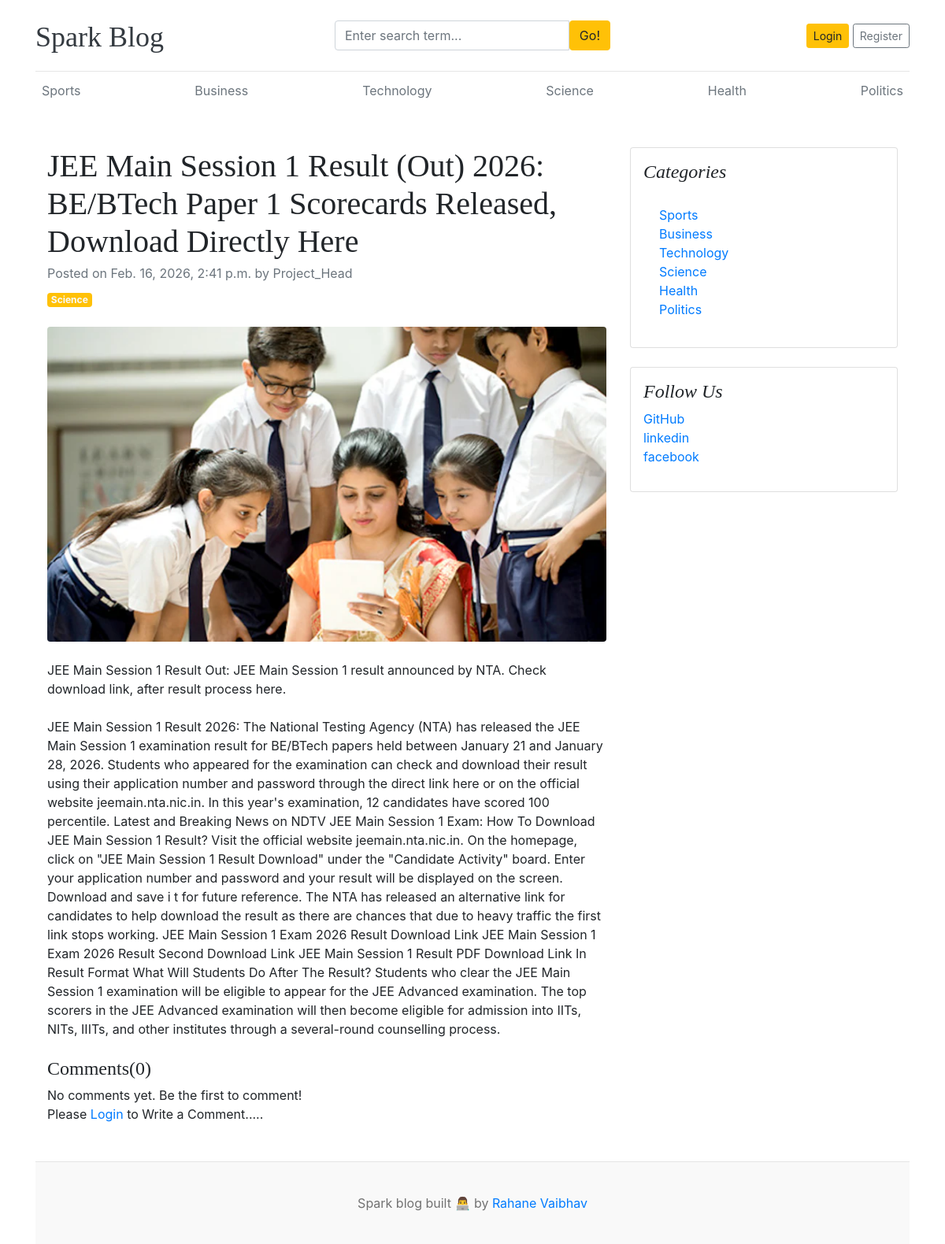
Screenshot of /blogs/jee-main-session-1-result-out-2026-bebtech-paper-1-scorecards-released-download-directly-here/ with the database file from the repository.
### blogs/models.py (models this page shows, shortened)
class Category(models.Model):
    category_name = models.CharField(max_length=50, unique=True)
    created_at = models.DateTimeField(auto_now_add=True)
    updated_at = models.DateTimeField(auto_now=True)
    class Meta:
        verbose_name_plural = 'categories'
    def __str__(self):
        return self.category_name

class Blog(models.Model):
    title = models.CharField(max_length=100)
    slug = models.SlugField(max_length=150 , unique=True, blank=True)
    category = models.ForeignKey(Category, on_delete=models.CASCADE)
    author = models.ForeignKey(User,on_delete=models.CASCADE)
    featured_image = models.ImageField(upload_to='uploads/%Y/%m/%d')
    short_description = models.TextField(max_length=500)
    blog_body = models.TextField(max_length=2000)
    status = models.CharField(max_length=20, choices=STATUS_CHOICES, default="Draft")
    is_featured = models.BooleanField(default=False)
    created_at = models.DateTimeField(auto_now_add=True)
    updated_at = models.DateTimeField(auto_now=True)

### about_us/models.py (models this page shows, shortened)
class SocialLink(models.Model):
    platform = models.CharField(max_length=25)
    link = models.URLField(max_length=200)
    created_at = models.DateTimeField(auto_now_add=True)
    updated_at = models.DateTimeField(auto_now=True)

### blogs/views.py (the view, shortened to what this page needs)
# urls.py: path('blogs/<slug:slug>/',BlogViews.blogs, name="blogs"),
def blogs(request,slug):
    single_blog = get_object_or_404(Blog, slug=slug, status='Published')
    comments = Comment.objects.filter(blog=single_blog)
    comment_count = comments.count()
    context ={
        'single_blog':single_blog,
        'comments': comments,
        'comment_count': comment_count,
    }
    return render(request,'blogs.html', context)

### blogs/context_processors.py (called while the page is built)
def get_categories(request):
    categories = Category.objects.all()
    return dict(categories=categories)

def get_social_links(request):
    social_links = SocialLink.objects.all()
    return dict(social_links=social_links)

### templates/blogs.html
{% extends 'base.html' %}
{% block content %}
<div class="container mt-5">
    <div class="row">
        <div class="col-lg-8">
            <article>
                <header class="mb-4">
                    <h1 class="fw-bolder mb-1">{{ single_blog.title }}</h1>
                    <div class="text-muted fst-italic mb-2">Posted on {{ single_blog.created_at }} by {{ single_blog.author }}</div>
                    <a class="badge bg-warning text-decoration-none text-light" href="#!">{{ single_blog.category}}</a>
                </header>
                <figure class="mb-4"><img class="img-fluid rounded" src="{{ single_blog.featured_image.url}}" alt="..." /></figure>
                <section class="mb-5">
                    <p class="fs-5 mb-4">{{ single_blog.short_description }}</p>
                    <p class="fs-5 mb-4">{{ single_blog.blog_body }}</p>
                     <h4>Comments({{ comment_count }})</h4>
                    {% if comments %}
                        {% for comment in comments %}
                            <div class="card mt-1">
                                <div class="card-body">
                                    <p class="card-text mb-0">{{ comment }}</p>
                                    <small>By {{ comment.user }}</small>
                                    <small>| on {{ comment.created_at| timesince }}ago</small>
                                </div>
                            </div>
                        {% endfor %}
                    {% else %}
                    No comments yet. Be the first to comment!
                    {% endif %}
                    <br>
                    <div class="form-group">
                        {% if user.is_authenticated %}
                        <form action ="" method="POST">
                            {% csrf_token %}
                            <div class="form-group">
                                <textarea name="comment" class="form-control" placeholder="Write your comment here..."></textarea>
                                <input type="submit" value="Submit" class="btn btn-primary mt-2">
                            </div>
                        </form>
                        {% else %}
                        <p>Please <span><a href="{% url 'login' %}">Login</a></span> to Write a Comment.....</p>
                        {% endif %}
                    </div>
                </section>
            </article>
        </div>
        <div class="col-lg-4">
            <div class="card mb-4 p-3">
                <h4 class="font-italic">Categories</h4>
                <div class="card-body">
                    <div class="row">
                        <div class="col-sm-6">
                            <ul class="list-unstyled mb-0">
                                {% for cat in categories%}
                                <li><a href="{% url 'posts_by_category' cat.id %}">{{cat.category_name }}</a></li>
                                {% endfor %}
                            </ul>
                        </div>
                    </div>
                </div>
            </div>
            {% if social_links %}
            <div class="card mb-4 p-3">
                <h4 class="font-italic">Follow Us</h4>
                <ol class="list-unstyled">
                    {% for i in social_links %}
                    <li><a href="{{ i.link }}" target="_blank">{{ i.platform }}</a></li>
                    {% endfor %}
                </ol>
            </div>
            {% endif %}
        </div>
    </div>
</div>
{% endblock %}

### templates/base.html (shortened to what this page needs)
{% load static %}
<!DOCTYPE html>
<html lang="en">
<head>
    <link href="https://getbootstrap.com/docs/4.0/dist/css/bootstrap.min.css" rel="stylesheet">
    <link href="{% static 'css/blog.css' %}" rel="stylesheet">
    <link rel="stylesheet" href="https://cdnjs.cloudflare.com/ajax/libs/font-awesome/4.7.0/css/font-awesome.min.css">
  </head>
<body>
    <div class="container">
      <header class="blog-header py-3">
        <div class="row flex-nowrap justify-content-between align-items-center">
          <div class="col-4 pt-1">
            <a class="blog-header-logo text-dark" href="/">Spark Blog</a>
          </div>
          <div class="col-4">
            <form action="{% url 'search' %}" method="GET">
              <div class="input-group">
                        <input class="form-control" type="text" name="keyword" value = "{{keyword}}" placeholder="Enter search term..." aria-label="Enter search term..." aria-describedby="button-search" />
                        <button type="submit"class="btn btn-warning" id="button-search" type="button">Go!</button>
                    </div>
            </form>
          </div>
          <div class="col-4 d-flex justify-content-end align-items-center">
            {% if not user.is_authenticated %}
            <a class="btn btn-sm btn-warning" href="{% url 'login' %}">Login</a> &nbsp;
            <a class="btn btn-sm btn-outline-secondary" href="{% url 'register' %}">Register</a>
            {% else %}
            <span><a href="{% url 'dashboard' %}">Dashboard</a></span>
            &emsp;
            <span><a href="{% url 'logout' %}" class="btn btn-sm btn-outline-danger">Logout</a></span>
            {% endif %}
          </div>
        </div>
      </header>
      <div class="nav-scroller py-1 mb-2">
        <nav class="nav d-flex justify-content-between">
          {% for cat in categories %}
          <a class="p-2 text-muted" href="{% url 'posts_by_category' cat.id %}">{{ cat.category_name }}</a>
          {% endfor %}
        </nav>
      </div>
 {% block content %}
 {% endblock %}
 <footer class="blog-footer">
  <p>Spark blog built 👨‍💻 by <a href="#">Rahane Vaibhav</a></p>
</footer>
</body>
</html>

### blog_main/static/css/blog.css (style rules this page uses)
.blog-header { border-bottom: 1px solid #e5e5e5; }
.blog-header-logo { font-family: "Playfair Display", Georgia, "Times New Roman", serif; font-size: 2.25rem; }
h1, h2, h3, h4, h5, h6 { font-family: "Playfair Display", Georgia, "Times New Roman", serif; }
.blog-footer { padding: 2.5rem 0; color: #727272; text-align: center; background-color: #f9f9f9; border-top: .05rem solid #e5e5e5; }
.blog-footer p:last-child { margin-bottom: 0; }

### rows the page displays
Category: category_name "Sports"
Category: category_name "Business"
Category: category_name "Technology"
Category: category_name "Science"
Category: category_name "Health"
Category: category_name "Politics"
Blog: title "JEE Main Session 1 Result (Out) 2026: BE/BTech Paper 1 Scorecards Released, Download Directly Here", created_at "Feb. 16, 2026, 2:41 p.m.", author "Project_Head", category "Science", featured_image (picture), short_description "JEE Main Session 1 Result Out: JEE Main Session 1 result announced by NTA. Check download link, after result process here.", blog_body "JEE Main Session 1 Result 2026: The National Testing Agency (NTA) has released the JEE Main Session 1 examination result for BE/BTech papers held between January 21 and January 28, 2026. Students who appeared for the examination can check and download their result using their application number and password through the direct link here or on the official website jeemain.nta.nic.in. In this year's examination, 12 candidates have scored 100 percentile. Latest and Breaking News on NDTV JEE Main Session 1 Exam: How To Download JEE Main Session 1 Result? Visit the official website jeemain.nta.nic.in. On the homepage, click on \"JEE Main Session 1 Result Download\" under the \"Candidate Activity\"…"
SocialLink: platform "GitHub"
SocialLink: platform "linkedin"
SocialLink: platform "facebook"

### other values shown
{{ comment_count }} "0"
